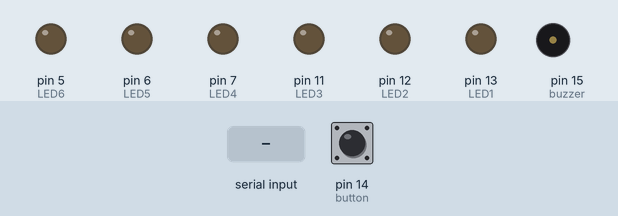
A sketch run on a simulated Arduino Uno, built with avr-gcc and run on an emulated ATmega328P. Parts: output pins drawn as LEDs (lit = HIGH), buzzer (waves = sounding, pin HIGH). Inputs (shaded band) come from the test bench; at power-on: pin 14 (button) HIGH.

Above: at 1.2 s.
1.3 s: "P" received over Serial
At 2.3 s:
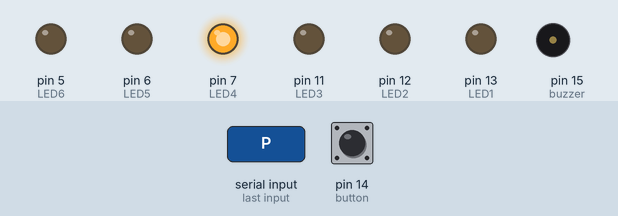
2.8 s: "A" received over Serial
At 3.4 s:
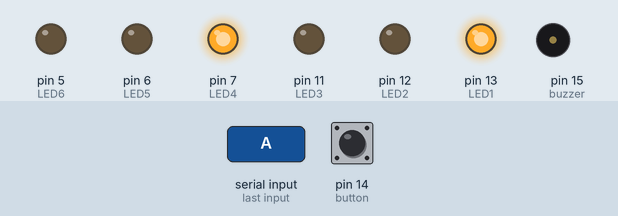
4.3 s: "P" received over Serial
At 5.7 s:
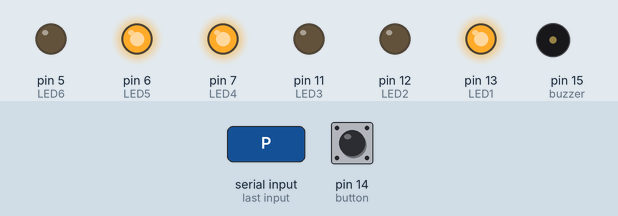
7.4 s: "A" received over Serial
At 8.1 s:
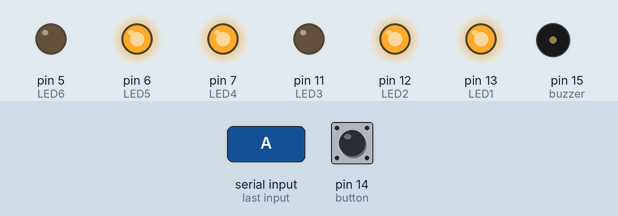
Timing chart, 0 to 9.9 s (numbered marks = the images above; inputs shaded):
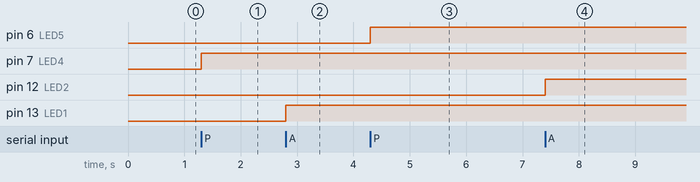

The sketch:

1Arduino_Code.ino
```cpp
int LED1 = 13;  // Pin number for AI's first LED
int LED2 = 12;  // Pin number for AI's second LED
int LED3 = 11;  // Pin number for AI's third LED
int LED4 = 7;   // Pin number for player's first LED
int LED5 = 6;   // Pin number for player's second LED
int LED6 = 5;   // Pin number for player's third LED
int buzzer = 15; // Pin number for buzzer
int button = 14; // Pin number for game start button

int playerScore = 0; // Player's score
int aiScore = 0; // AI's score

void setup() {
  // Set pin modes for LEDs, buzzer, and button
  pinMode(LED1, OUTPUT);
  pinMode(LED2, OUTPUT);
  pinMode(LED3, OUTPUT);
  pinMode(LED4, OUTPUT);
  pinMode(LED5, OUTPUT);
  pinMode(LED6, OUTPUT);
  pinMode(buzzer, OUTPUT);
  pinMode(button, INPUT_PULLUP);

  Serial.begin(9600); // Initialize serial communication at 9600 baud rate
}

void loop() {
  // Button press detection
  if (digitalRead(button) == LOW) {
    delay(50); // Delay for debouncing
    if (digitalRead(button) == LOW) {
      Serial.println('S'); // Send signal to start game
      while (digitalRead(button) == LOW); // Wait until button release
    }
  }

  // Read data from serial if available
  if (Serial.available() > 0) {
    char result = Serial.read(); // Read the result

    // Update scores and LEDs based on the game result
    if (result == 'P') { // Player wins
      if (playerScore == 0) digitalWrite(LED4, HIGH);
      else if (playerScore == 1) digitalWrite(LED5, HIGH);
      else if (playerScore == 2) digitalWrite(LED6, HIGH);
      playerScore++;
    } else if (result == 'A') { // AI wins
      if (aiScore == 0) digitalWrite(LED1, HIGH);
      else if (aiScore == 1) digitalWrite(LED2, HIGH);
      else if (aiScore == 2) digitalWrite(LED3, HIGH);
      aiScore++;
    }

    // Check if there's a winner
    if (playerScore == 3 || aiScore == 3) {
      playWinningBuzzer(); // Play winning sound
      resetGame((playerScore == 3) ? LED4 : LED1, (playerScore == 3) ? LED5 : LED2, (playerScore == 3) ? LED6 : LED3, (playerScore == 3) ? playerScore : aiScore);
    }
  }
}

void playWinningBuzzer() {
  // Sound buzzer in intervals
  for (int i = 0; i < 3; i++) {
    digitalWrite(buzzer, HIGH);
    delay(200);
    digitalWrite(buzzer, LOW);
    delay(200);
  }
}

void resetGame(int led1, int led2, int led3, int &score) {
  // Flash LEDs and reset score
  for (int i = 0; i < 5; i++) {
    digitalWrite(led1, LOW);
    digitalWrite(led2, LOW);
    digitalWrite(led3, LOW);
    delay(500);
    digitalWrite(led1, HIGH);
    digitalWrite(led2, HIGH);
    digitalWrite(led3, HIGH);
    delay(500);
  }
  score = 0;
}
```

Measured:
- after the input at 1.3 s, pin 7 (LED4): LOW → HIGH at once
- after the input at 2.8 s, pin 13 (LED1): LOW → HIGH at once
- after the input at 4.3 s, pin 6 (LED5): LOW → HIGH at once
- after the input at 7.4 s, pin 12 (LED2): LOW → HIGH at once
